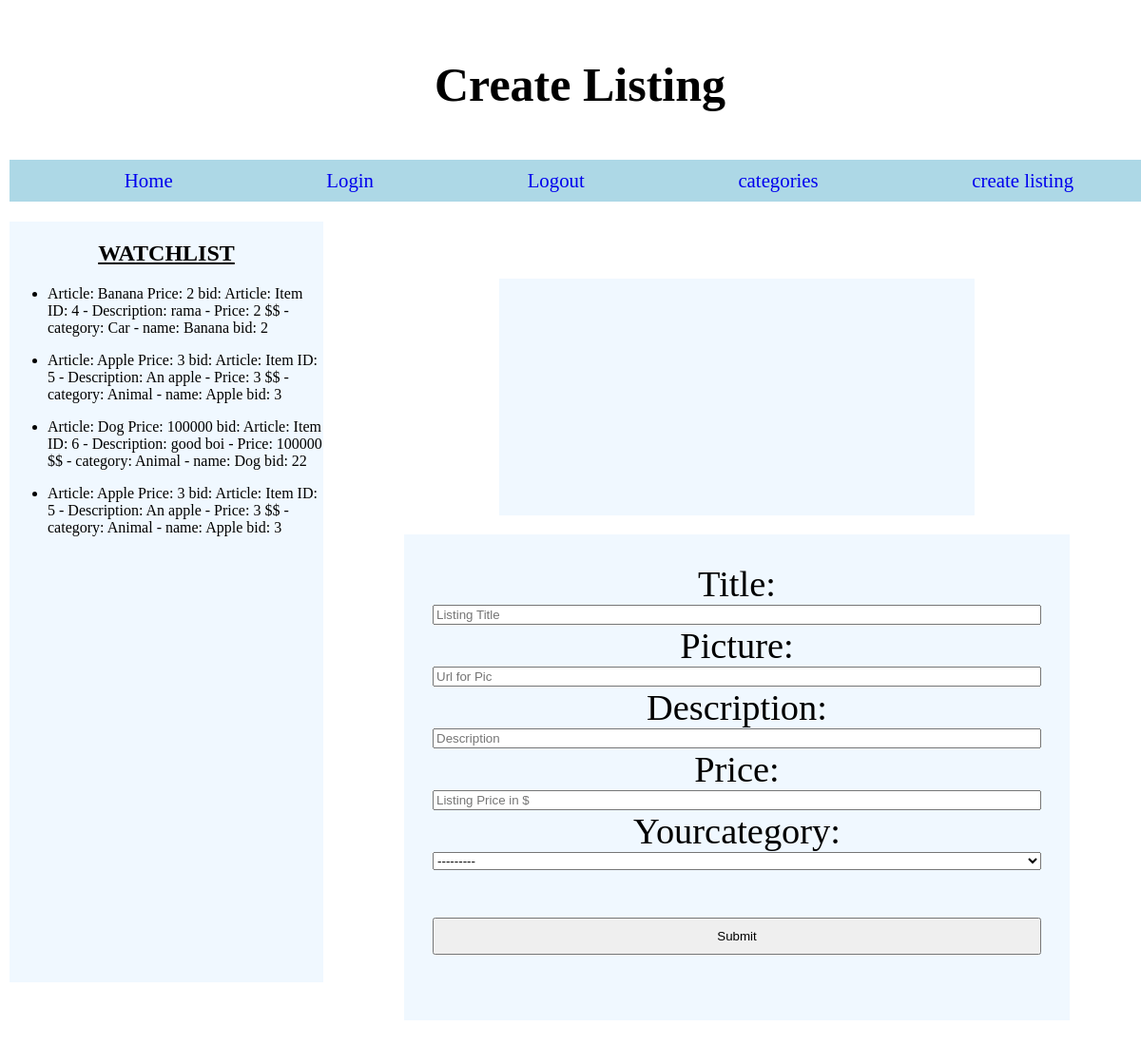
Page /Sales/create (signed in) on the committed database.
### Sales/models.py (models this page shows)
class watchlist(models.Model):
    name_watch = models.CharField(max_length=80, default ="ERROR")
    price_watch = models.IntegerField(default=0)
    bid = models.ForeignKey(bidding_list, to_field='bid_now', on_delete=models.CASCADE)
    def __str__(self):
        return f"Article: {self.name_watch} Price: {self.price_watch} bid: {self.bid}"

class bidding_list(models.Model):
    theProduct = models.ForeignKey(sales, on_delete=models.CASCADE)
    bid_now = models.IntegerField(unique = True, default = 1)
    def __str__(self):
        return f"Article: {self.theProduct} bid: {self.bid_now}"

class sales(models.Model):
    id = models.AutoField(auto_created = True, primary_key = True)
    pic = models.CharField(max_length= 100, default = "A pic would go here")
    name = models.CharField(max_length = 100)
    description = models.CharField(max_length = 100)
    category = models.ForeignKey(cates, on_delete = models.CASCADE, blank = True)
    price = models.IntegerField()
    def __str__(self):
        return f"Item ID: {self.id} -  Description: {self.description}   -   Price: {self.price} $$ -   category: {self.category} - name: {self.name}"

class cates(models.Model):
    cate = models.CharField(max_length=40, default=None)
    def __str__(self):
        return self.cate

### Sales/views.py (the view)
# urls.py: path("create", views.createListing, name ="create"),
def createListing(request):
    if request.method == "POST":
        your_title = request.POST["yourTitle"]
        your_price = request.POST["yourPrice"]
        your_description = request.POST["yourDescription"]
        your_pic = request.POST["yourPic"]
        your_category = request.POST["yourCategory"]
        new = sales()
        new = sales(pic = your_pic, name = your_title, price = your_price, description = your_description, category = cates.objects.get(cate = your_category))
        new.save()
        return HttpResponseRedirect(reverse('Sales:index', current_app="Sales"))
    else:
        if request.user.is_authenticated:
            if watchlist.objects.all():
                watch_listH = watchlist.objects.all()
            return render(request, "sales/createListing.html", {
                "title" : "Create Listing",
                "the_form" : create(),
                "watch":watch_listH
        })
        return render(request, "sales/createListing.html", {
            "title" : "Create Listing",
            "the_form" : create()
        })

### Sales/views.py
class create(forms.Form):
    yourTitle = forms.CharField(label = "Title", max_length = 100, widget=forms.TextInput(attrs = {'placeholder':'Listing Title'}))
    yourPic = forms.CharField(label = "Picture", max_length = 100, widget=forms.TextInput(attrs = {'placeholder':'Url for Pic'}))
    yourDescription = forms.CharField(label = "Description", max_length = 100, widget=forms.TextInput(attrs = {'placeholder':'Description'}))
    yourPrice = forms.DecimalField(label = "Price", max_digits = 4, widget = forms.NumberInput(attrs = {'placeholder':'Listing Price in $'}))
    yourCategory = forms.ModelChoiceField(queryset = cates.objects.all(), to_field_name = "cate")

### Sales/templates/sales/createListing.html (shortened to what this page needs)
{% extends "sales/layout.html" %}
{% block sideBar %}
    {% if watch %}
        {% for i in watch %}
        <ul>
            <li>{{i}}</li>
        </ul>
    {% endfor %}
    {% endif %}
{% endblock %}
{% block article %}
    <form action = "{% url 'Sales:create' %}" method = "POST" id ="new_Listing" name ="create_Listing">
        {{the_form}}
        <input type = "submit" id ="submitListing" name = "anlegen" >
    </form>
{% endblock %}

### Sales/static/sales/styles.css (style rules this page uses)
body { margin: 0; height: 100%; width: 100%; padding: 10px; }
#new_Listing { display: flex; flex-direction: column; align-items:stretch; text-align: center; font-size: 2.4rem; padding: 30px; }
#submitListing { margin-top: 50px; padding: 10px; }

### rows in the picture
watchlist: name_watch+price_watch+bid "Article: Banana Price: 2 bid: Article: Item ID: 4 - Description: rama - Price: 2 $$ - category: Car - name: Banana bid: 2"
watchlist: name_watch+price_watch+bid "Article: Apple Price: 3 bid: Article: Item ID: 5 - Description: An apple - Price: 3 $$ - category: Animal - name: Apple bid: 3"
watchlist: name_watch+price_watch+bid "Article: Dog Price: 100000 bid: Article: Item ID: 6 - Description: good boi - Price: 100000 $$ - category: Animal - name: Dog bid: 22"
watchlist: name_watch+price_watch+bid "Article: Apple Price: 3 bid: Article: Item ID: 5 - Description: An apple - Price: 3 $$ - category: Animal - name: Apple bid: 3"

### other values in the picture
{{ title }} "Create Listing"
